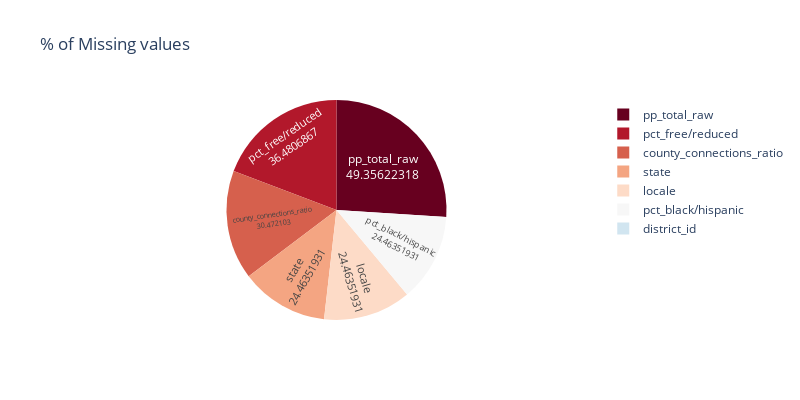
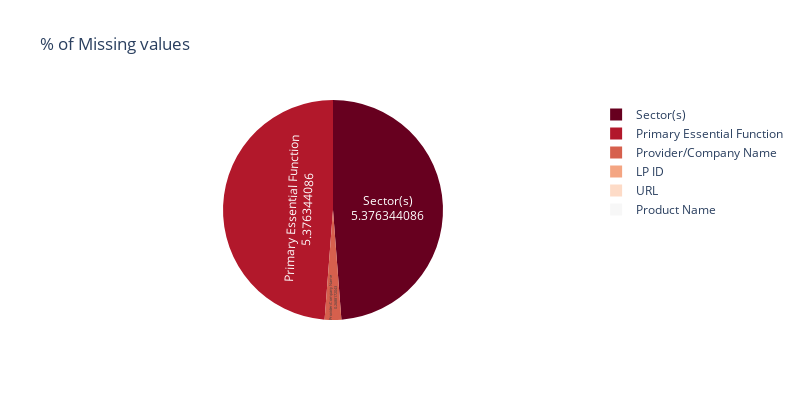
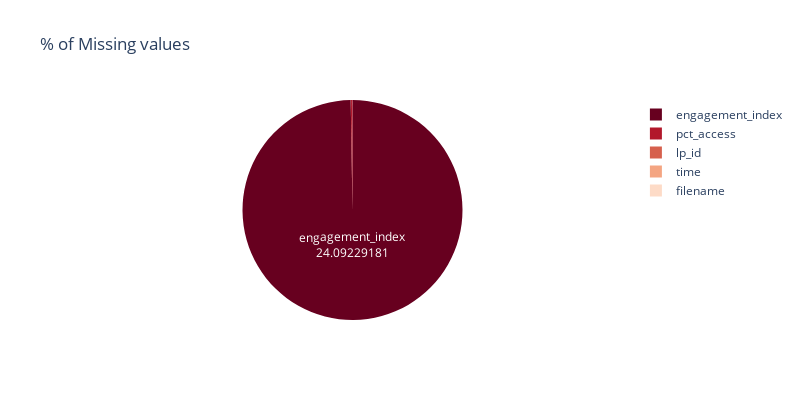

These figures' notebook cell, in order:
### Code cell
#fig = make_subplots(rows = 1,cols =2 ,specs = [[{'type':'pie'}, {'type':'pie'}]])
for missing_data in [missing_districts_info,missing_products_info,missing_df_engagement_data]:
    fig = px.pie(missing_data,
                 names= "index", 
                 values = "value",
                 title = "% of Missing values",
                 width=800, height=400,
                color_discrete_sequence=px.colors.sequential.RdBu)

    fig.update_traces(textposition='inside', textinfo='value+label')
    fig.show()

### Figure 1 — Plotly figure (JSON) as saved in the notebook; plotly's stock layout.template omitted (floating-point values rounded to 4 significant figures)
{"data": [{"domain": {"x": [0, 1], "y": [0, 1]}, "hovertemplate": "index=%{label}<br>value=%{value}<extra></extra>", "labels": ["district_id", "state", "locale", "pct_black/hispanic", "pct_free/reduced", "county_connections_ratio", "pp_total_raw"], "legendgroup": "", "name": "", "showlegend": true, "textinfo": "value+label", "textposition": "inside", "type": "pie", "values": [0, 24.46, 24.46, 24.46, 36.48, 30.47, 49.36]}], "layout": {"height": 400, "legend": {"tracegroupgap": 0}, "piecolorway": ["rgb(103,0,31)", "rgb(178,24,43)", "rgb(214,96,77)", "rgb(244,165,130)", "rgb(253,219,199)", "rgb(247,247,247)", "rgb(209,229,240)", "rgb(146,197,222)", "rgb(67,147,195)", "rgb(33,102,172)", "rgb(5,48,97)"], "title": {"text": "% of Missing values"}, "width": 800}}

### Figure 2 — Plotly figure (JSON) as saved in the notebook; plotly's stock layout.template omitted (floating-point values rounded to 4 significant figures)
{"data": [{"domain": {"x": [0, 1], "y": [0, 1]}, "hovertemplate": "index=%{label}<br>value=%{value}<extra></extra>", "labels": ["LP ID", "URL", "Product Name", "Provider/Company Name", "Sector(s)", "Primary Essential Function"], "legendgroup": "", "name": "", "showlegend": true, "textinfo": "value+label", "textposition": "inside", "type": "pie", "values": [0, 0, 0, 0.2688, 5.376, 5.376]}], "layout": {"height": 400, "legend": {"tracegroupgap": 0}, "piecolorway": ["rgb(103,0,31)", "rgb(178,24,43)", "rgb(214,96,77)", "rgb(244,165,130)", "rgb(253,219,199)", "rgb(247,247,247)", "rgb(209,229,240)", "rgb(146,197,222)", "rgb(67,147,195)", "rgb(33,102,172)", "rgb(5,48,97)"], "title": {"text": "% of Missing values"}, "width": 800}}

### Figure 3 — Plotly figure (JSON) as saved in the notebook; plotly's stock layout.template omitted (floating-point values rounded to 4 significant figures)
{"data": [{"domain": {"x": [0, 1], "y": [0, 1]}, "hovertemplate": "index=%{label}<br>value=%{value}<extra></extra>", "labels": ["time", "lp_id", "pct_access", "engagement_index", "filename"], "legendgroup": "", "name": "", "showlegend": true, "textinfo": "value+label", "textposition": "inside", "type": "pie", "values": [0, 0.002423, 0.06024, 24.09, 0]}], "layout": {"height": 400, "legend": {"tracegroupgap": 0}, "piecolorway": ["rgb(103,0,31)", "rgb(178,24,43)", "rgb(214,96,77)", "rgb(244,165,130)", "rgb(253,219,199)", "rgb(247,247,247)", "rgb(209,229,240)", "rgb(146,197,222)", "rgb(67,147,195)", "rgb(33,102,172)", "rgb(5,48,97)"], "title": {"text": "% of Missing values"}, "width": 800}}
